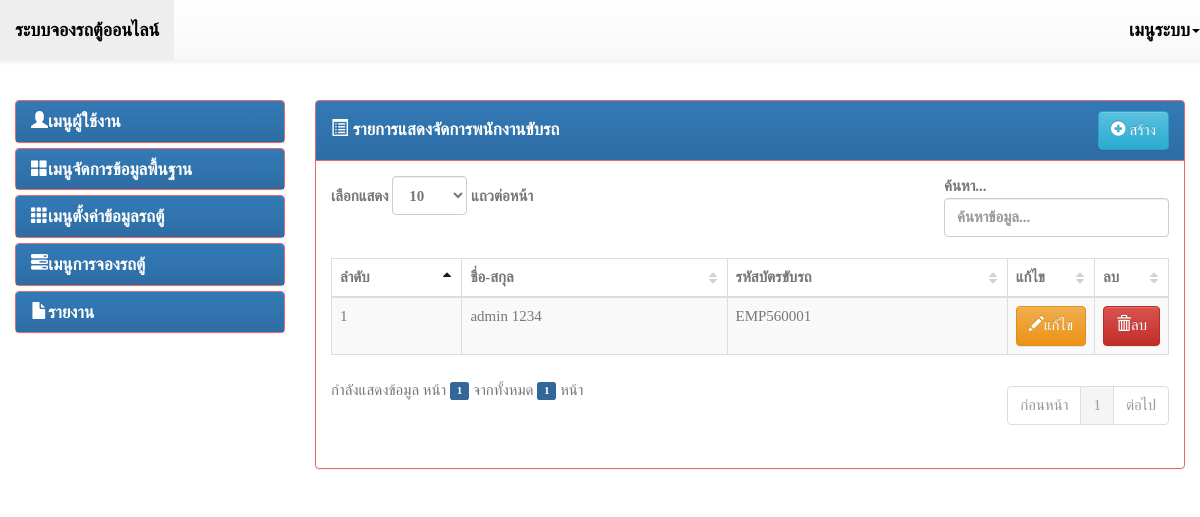
/backend/index.php?page=list-person&status=1 (signed in), run on an earlier commit of the app's database.
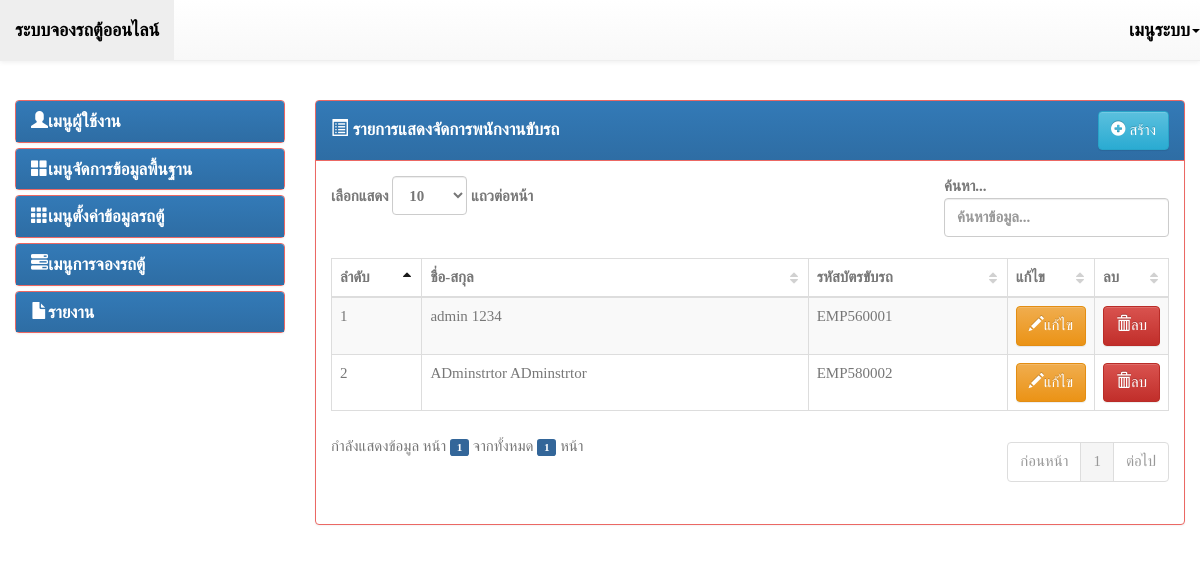
And on a later commit of the database.
### tables this page shows
CREATE TABLE IF NOT EXISTS `person` (
`id` int(11) NOT NULL COMMENT 'รหัส',
  `fb_id` varchar(20) DEFAULT NULL COMMENT 'รหัสเฟสบุ๊ค',
  `code` varchar(9) NOT NULL COMMENT 'รหัสพนักงาน คนขับรถตู้ ',
  `fname` varchar(100) NOT NULL COMMENT 'ชื่อ',
  `lname` varchar(100) NOT NULL COMMENT 'สกุล',
  `username` varchar(50) NOT NULL COMMENT 'username',
  `password` varchar(50) NOT NULL COMMENT 'password',
  `idcard` varchar(13) NOT NULL,
  `mobile` varchar(15) NOT NULL COMMENT 'โทรศัพท์',
  `email` varchar(50) NOT NULL COMMENT 'อีเมลล์',
  `updatedate` date NOT NULL COMMENT 'วันที่สร้าง',
  `updateby` int(11) NOT NULL,
  `status` int(11) NOT NULL COMMENT 'สถานะ EMPLOYEE_ID=>1,ONWER_ID=>2,CUSTOMER_ID=>3 ,DRIVER_ID => 4,GENARAL_ID => 0,'
);

### mysql_con/PDOMysql.php (called while the page is built, shortened)
<?php
class PDOMysql {
    private static $DSN = "mysql:host=localhost;dbname=db_van";
    private static $USERNAME = "root";
    private static $PASSWORD = "";
    private static $OPTIONS = array(
        PDO::MYSQL_ATTR_INIT_COMMAND => 'SET NAMES utf8',
    );
    public $conn = null;
    public function open() {
        try {
            $this->conn = new PDO(self::$DSN, self::$USERNAME, self::$PASSWORD, self::$OPTIONS);
        } catch (PDOException $e) {
            print "Error!: " . $e->getMessage() . "<br/>";
            die();
        }
        return $this->conn;
    }
}

### backend/list-person.php (the view)
<?php
require_once '../mysql_con/PDOMysql.php';
$status = (empty($_GET['status']) ? '' : $_GET['status']);
?>
<div class="panel panel-primary">
    <div class="panel-heading clearfix">
        <h4 class="panel-title pull-left" style="padding-top: 7.5px;">
            <i class="glyphicon glyphicon-list-alt"></i> รายการแสดงจัดการพนักงานขับรถ
        </h4>
        <div class="btn-group pull-right">
            <a href="index.php?page=form-person&status=<?=$status?>" class="btn btn-info">
                <i class="glyphicon glyphicon-plus-sign"></i> สร้าง
            </a>
        </div>
    </div>
    <div class="panel-body">
        <table class="table table-striped table-bordered dataTable" cellspacing="0" width="100%">
            <thead>
                <tr>
                    <th>ลำดับ</th>
                    <th>ชื่อ-สกุล</th>
                    <th>รหัสบัตรขับรถ</th>
                    <th>แก้ไข</th>
                    <th>ลบ</th>
                </tr>
            </thead>
            <tbody>
                <?php
                $pdo = new PDOMysql();
                $pdo->conn = $pdo->open();
                $stmt = $pdo->conn->prepare('SELECT * FROM person WHERE status = ' . $status);
                $stmt->execute();
                $result = $stmt->fetchAll(PDO::FETCH_OBJ);
                ?>
                <?php foreach ($result as $key => $value) { ?>
                    <tr>
                        <td><?= ($key + 1) ?></td>
                        <td><?= $value->fname . '   ' . $value->lname ?></td>
                        <td><?= $value->code ?></td>
                        <td style="width: 8%;">
                            <a href="index.php?page=form-person&status=<?=$status?>&id=<?= $value->id ?>" class="btn btn-warning">
                                <i class="glyphicon glyphicon-pencil"></i>แก้ไข
                            </a>
                        </td>
                        <td style="width: 8%;">
                            <button type="button" class="btn btn-danger" onclick="delete_data(<?= $value->id ?>, '../actionDb/person.php?action=delete')">
                                <i class="glyphicon glyphicon-trash"></i>ลบ
                            </button>
                        </td>
                    </tr>
                <?php } ?>
            </tbody>
        </table>
    </div>
</div>

What changed in the data, as far as the page shows it:
added person: fname "ADminstrtor", lname "ADminstrtor", code "EMP580002"
